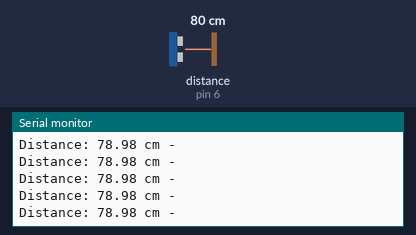
A sketch run on a simulated Arduino Uno, built with avr-gcc and run on an emulated ATmega328P. On the bench: the last lines printed to the serial monitor. Wiring (inferred from the names in the program): ultrasonic range finder: trigger pin 7; echo pin 6. Inputs (shaded band) come from the test bench; at power-on: distance to the obstacle (sensor on pin 6) 80 cm. The echo pulse lasts 58.3 µs per cm.

Above: at 1.2 s.
1.3 s: distance to the obstacle (sensor on pin 6) set to 250 cm
At 1.39 s:
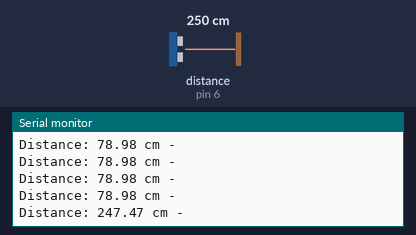
4.3 s: distance to the obstacle (sensor on pin 6) set to 2 cm
At 4.39 s:
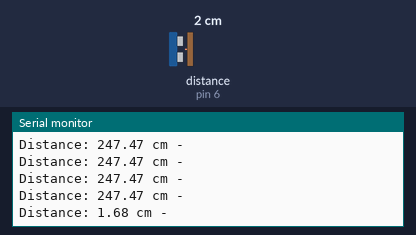
5.8 s: distance to the obstacle (sensor on pin 6) set to 35 cm
At 5.8 s:
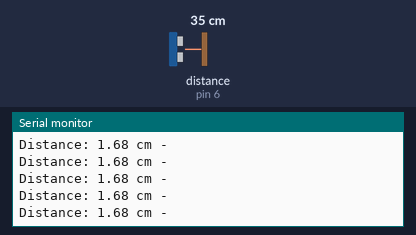
8.8 s: distance to the obstacle (sensor on pin 6) set to 43 cm
At 8.9 s:
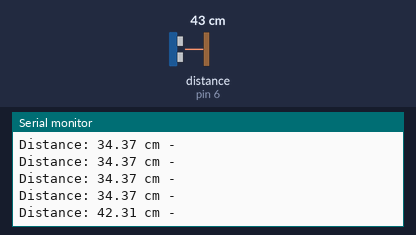
Timing chart, 0 to 11.8 s (numbered marks = the images above; inputs shaded):
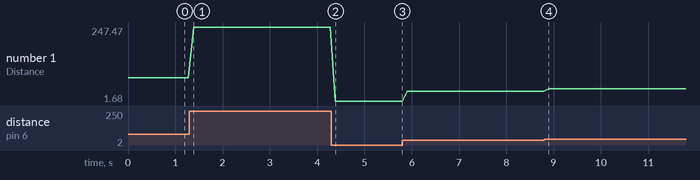

Measured:
- after the input at 1.3 s, the serial monitor: prints a new line after 0.09 s (image 1)
- after the input at 4.3 s, the serial monitor: prints a new line after 0.08 s (image 2)
- after the input at 8.8 s, the serial monitor: prints a new line after 0.09 s (image 4)
- plotted number 1: 78.98 → 247.47 after the input at 1.3 s, 247.47 → 1.68 after the input at 4.3 s, 1.68 → 34.37 after the input at 5.8 s, 34.37 → 42.31 after the input at 8.8 s

The sketch:

Sensor_Project.ino
```cpp
#define trigPin 7
#define echoPin 6

#define Led1 11
#define Led2 10
#define Led3 9
#define Led4 8

long duration;
float distanceCM;

void setup() {
  // put your setup code here, to run once:
  pinMode(trigPin, OUTPUT);
  pinMode(echoPin, INPUT);
  Serial.begin(9600);
}

void loop() {
  // put your main code here, to run repeatedly:

  digitalWrite(Led1, LOW);
    digitalWrite(Led2, LOW);
    digitalWrite(Led3, LOW);
    digitalWrite(Led4, LOW);

  digitalWrite(trigPin, LOW);
  delayMicroseconds(2);

  digitalWrite(trigPin, HIGH);
  delayMicroseconds(10);
  digitalWrite(trigPin, LOW);

  duration = pulseIn(echoPin, HIGH);

  distanceCM = duration * 0.034/2;

   Serial.print("Distance: ");
   Serial.print(distanceCM);
   Serial.print(" cm - ");
   Serial. print('\n');

   if (distanceCM <= 40 && distanceCM >= 31){
    digitalWrite(Led4, HIGH);
    }else if (distanceCM <= 30 && distanceCM >= 21){
    digitalWrite(Led3, HIGH);
    digitalWrite(Led4, HIGH);
    }else if (distanceCM <= 20 && distanceCM >= 11){
    digitalWrite(Led2, HIGH);
    digitalWrite(Led3, HIGH);
    digitalWrite(Led4, HIGH);
    }else if (distanceCM <= 10 && distanceCM >= 1){
    digitalWrite(Led1, HIGH);
    digitalWrite(Led2, HIGH);
    digitalWrite(Led3, HIGH);
    digitalWrite(Led4, HIGH);
    }

   delay(100);
}
```
